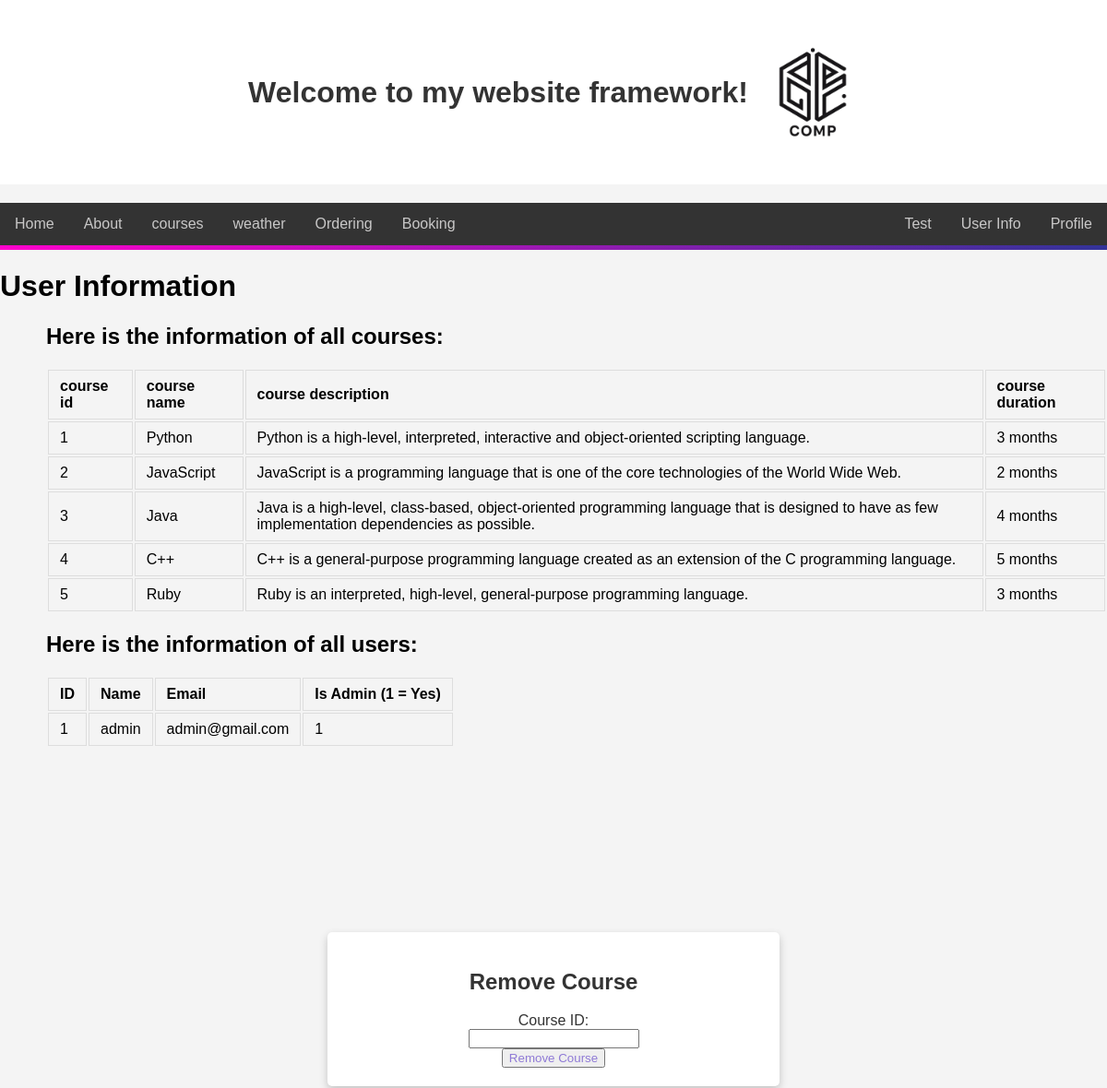
The page /usersinfo (signed in, upper part) on the database as committed earlier.
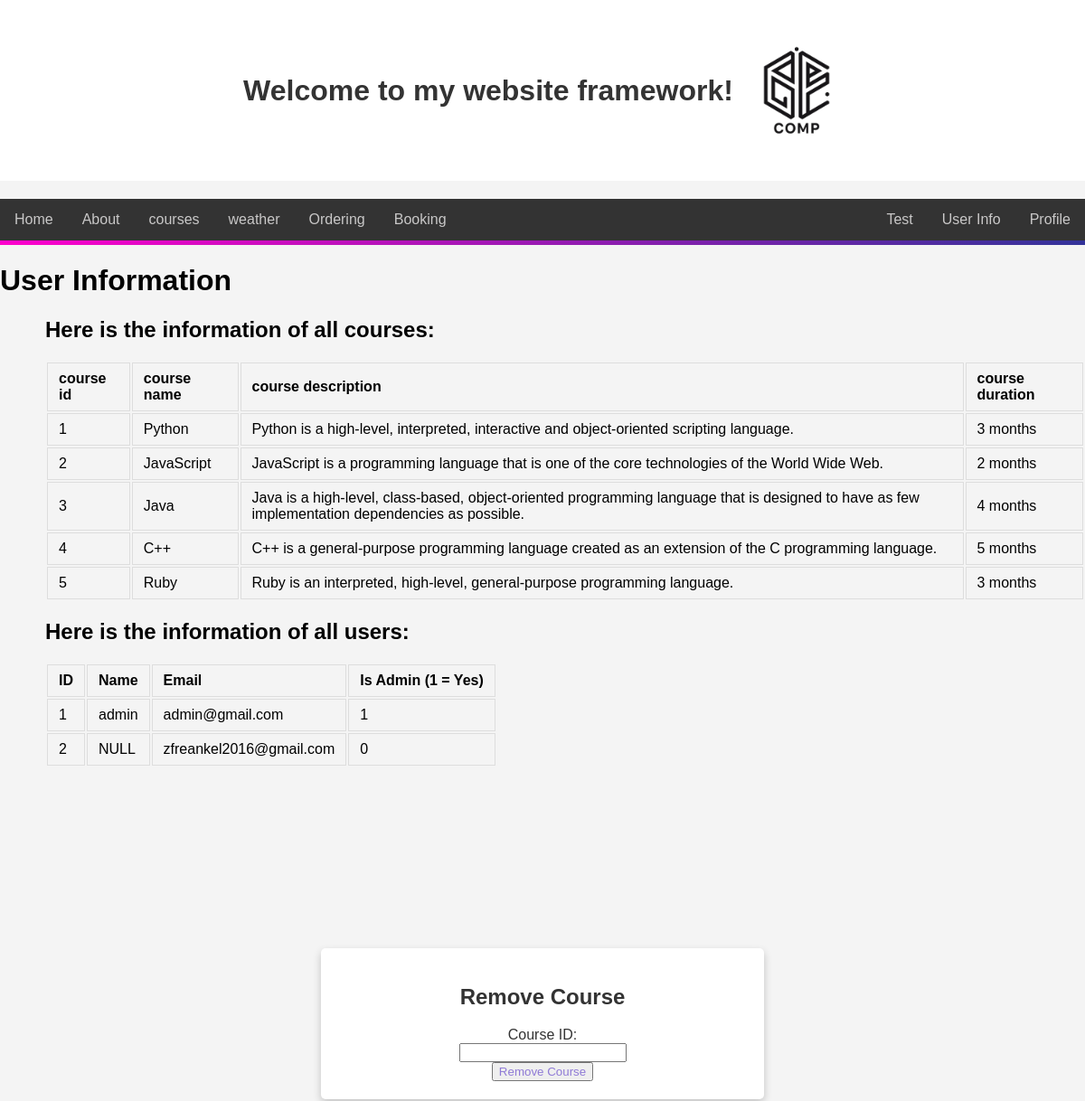
The same page on the database as committed later.
### tables this page shows
CREATE TABLE courses (course_id INTEGER PRIMARY KEY, course_name TEXT NOT NULL, course_description TEXT NOT NULL,course_duration TEXT NOT NULL);

CREATE TABLE users (id INTEGER PRIMARY KEY, username TEXT NOT NULL, email TEXT NOT NULL, password TEXT NOT NULL, admin BOOLEAN NOT NULL DEFAULT FALSE);

### main.py (the view)
@app.route("/usersinfo")
def users_info():
    if "username" not in session or not session.get("admin"):
        return redirect(url_for("login"))
    try:
        connection = sqlite3.connect("users.db")
        cursor = connection.cursor()
        cursor.execute("SELECT id, username, email, admin FROM users")
        users = cursor.fetchall()
        cursor.execute(
            "SELECT course_id, course_name, course_description, course_duration FROM courses"
        )
        courses = cursor.fetchall()
        connection.close()
        return render_template("users_info.html", users=users, courses=courses)
    except sqlite3.Error as e:
        return f"Database error: {str(e)}", 500

### main.py (called while the page is built)
@app.before_request
def manage_session():
    session.permanent = True
    app.permanent_session_lifetime = timedelta(minutes=30)
    if "username" in session:
        last_activity = session.get("last_activity")
        if last_activity:
            current_time = datetime.now()
            time_difference = current_time - last_activity.replace(tzinfo=None)
            if time_difference.total_seconds() > 1800:  # 30 minute
                session.clear()
                return redirect(url_for("login"))
    session["last_activity"] = datetime.now()

@app.context_processor
def inject_user():
    return {
        "authenticated": "username" in session,
        "admin": session.get("admin", False),
    }

@app.context_processor
def inject_theme():
    theme = session.get("theme", "light")
    return dict(theme=theme)

### Templates/users_info.html (shortened to what this page needs)
<!DOCTYPE html>
<html lang="en">
  {% extends "index.html" %} {% block title %}User Info{% endblock %} {% block
  content %}
  <body>
    <h1>User Information</h1>
    <div class="user_info">
      <h2>Here is the information of all courses:</h2>
      <table>
        <thead>
          <tr>
            <th>course id</th>
            <th>course name</th>
            <th>course description</th>
            <th>course duration</th>
          </tr>
        </thead>
        <tbody>
          {% for courses in courses %}
          <tr>
            <td>{{ courses[0] }}</td>
            <td>{{ courses[1] }}</td>
            <td>{{ courses[2] }}</td>
            <td>{{ courses[3] }}</td>
          </tr>
          {% endfor %}
        </tbody>
      </table>
    </div>
    <div class="course_info">
      <h2>Here is the information of all users:</h2>
      <table>
        <thead>
          <tr>
            <th>ID</th>
            <th>Name</th>
            <th>Email</th>
            <th>Is Admin (1 = Yes)</th>
          </tr>
        </thead>
        <tbody>
          {% for user in users %}
          <tr>
            <td>{{ user[0] }}</td>
            <td>{{ user[1] }}</td>
            <td>{{ user[2] }}</td>
            <td>{{ user[3] }}</td>
          </tr>
          {% endfor %}
        </tbody>
      </table>
    </div>
    <div class="container remove_courses">
      <h2>Remove Course</h2>
      <form action="/delete_course" method="post">
        <label for="course_id">Course ID:</label><br />
        <input type="text" id="course_id" name="course_id" required /><br />
        <button type="submit" style="color: #8f7ad6">Remove Course</button>
      </form>
    </div>
  </body>
  {% endblock %}

### Templates/index.html (shortened to what this page needs)
<!DOCTYPE html>
<html lang="en">
  <head>
    <link rel="stylesheet" href="/static/main.css" />
  </head>
  <body>
    <div class="welcome ">
      <div style="display: flex; align-items: center; justify-content: center">
        <h1>Welcome to my website framework!</h1>
        <img
          id="logo"
          src="/static/original Logo.png"
          alt="comp website Logo"
          style="margin-left: 20px; width: 100px; height: auto"
        />
      </div>
    </div>
    <nav class="nav" >
      <a href="/" style="color: #c9c8c8">Home</a>
      <a href="/about" style="color: #c9c8c8">About</a>
      <a href="/courses" style="color: #c9c8c8">courses</a>
      <a href="/weather_page" style="color: #c9c8c8">weather</a>
      {% if authenticated %}
      <a href="/Orderingpage" style="color: #c9c8c8">Ordering</a>
      <a href="/BookingPage" style="color: #c9c8c8">Booking</a>
      <a href="/profile" style="color: #c9c8c8; float: right">Profile</a>
      {% if admin %}
      <a href="/usersinfo" style="color: #c9c8c8; float: right">User Info</a>
      <a href="/test" style="color: #c9c8c8; float: right">Test</a>
      {% endif %} {% else %}
      <a href="/Sign-Up" style="color: #c9c8c8; float: right">Sign Up</a>
      <a href="/login" style="color: #c9c8c8; float: right">Login</a>
      {% endif %}
    </nav>
    <div class="gradient-navbar"></div>
    {% block content %}{% endblock %}
  </body>
</html>

### static/main.css (style rules this page uses)
.gradient-navbar { background: linear-gradient(90deg, #ff00cc, #333399, #00ffcc, #333399, #ff00cc); background-size: 400%; animation: colorShift 30s infinite; height: 5px; }
body { background-color: #f4f4f4; font-family: Arial, sans-serif; margin: 0; padding: 0; }
.container { background-color: #ffffff; color: #333333; }
.container { background: #fff; border-radius: 5px; box-shadow: 0 4px 10px rgba(0, 0, 0, 0.2); margin: auto; margin-bottom: 200px; margin-top: 20px; max-width: 450px; padding: 20px; }
.nav { background-color: #333333; overflow: hidden; }
.nav a { color: #C9C8C8; display: block; float: left; padding: 14px 16px; text-align: center; text-decoration: none; }
.welcome { background-color: #ffffff; margin-bottom: 20px; padding: 50px; text-align: center; }
.welcome h1 { color: #333333; }

### Templates/users_info.html (style rules this page uses)
th, td { padding: 8px 12px; border: 1px solid #ddd; text-align: left; }
th { background-color: #f4f4f4; color: #000; }
.user_info { margin-left: 50px; }
.course_info { margin-left: 50px; margin-bottom: 200px; }
.container { text-align: center; margin-left: auto; margin-bottom: auto; margin-right: auto; }

Rows that differ between the two databases and show on the page:
added users: id "2", username "NULL", email "zfreankel2016@gmail.com", admin "0"
